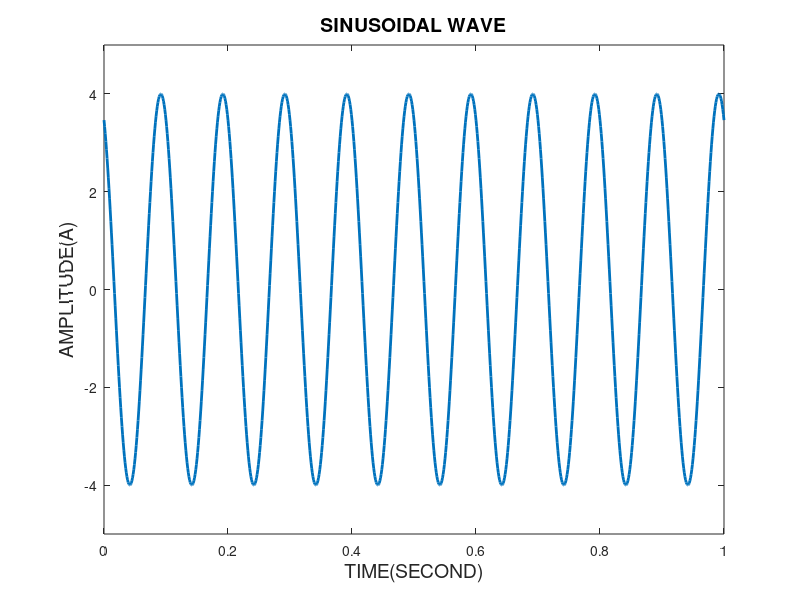

This chart was generated by the following MATLAB code:
A=4;
wo=20*pi;
phi=pi/6;
t=0:0.001:1;
cosine=A*cos(wo*t+phi);
h=plot(t,cosine);
set(h(1),'linewidth',2)
whitebg('w')
set(gcf,'color','cyan')
axis([0 1 -5 5])
xlabel({'TIME(SECOND)'},'Fontsize',14)  
ylabel({'AMPLITUDE(A)'},'Fontsize',14) 
title({'SINUSOIDAL WAVE'},'Fontsize',14)